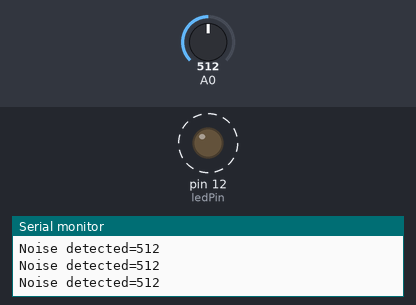
Recording of a sketch running on a simulated Arduino Uno, built with avr-gcc and run on an emulated ATmega328P. Parts: output pins drawn as LEDs (lit = HIGH), the last lines printed to the serial monitor. Dashed ring = blinking. Inputs (shaded band) come from the test bench; at power-on: A0 = 512.

Above: at 1.25 s.
1.3 s: A0 set to 417
4.3 s: A0 set to 393
At 5.3 s:
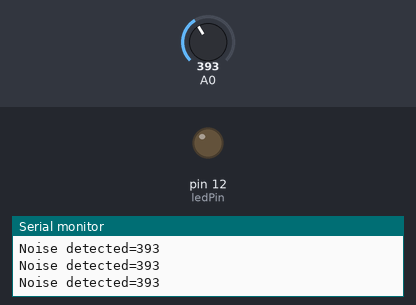
5.8 s: A0 set to 410
At 6.2 s:
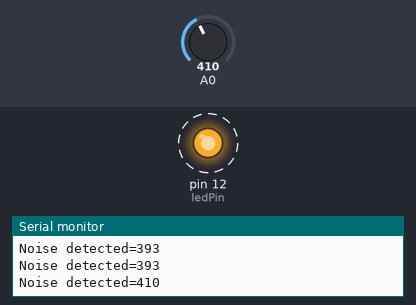
8.8 s: A0 set to 390
At 8.91 s:
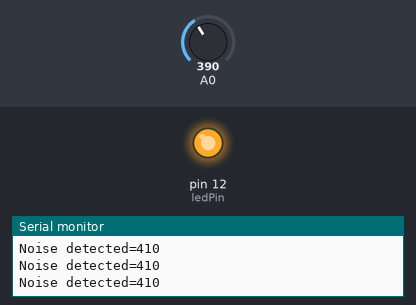
Timing chart, 0 to 11.3 s (numbered marks = the images above; inputs shaded):
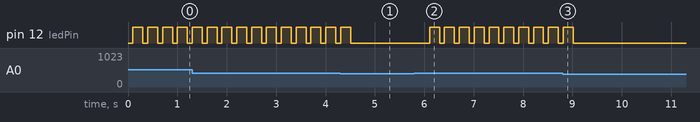

Measured:
- the behaviour switches between 401 and 400 on A0 (found by bisection; images 0 and 1)
- after the input at 4.3 s, pin 12 (ledPin): goes on until 4.5 s, then stays LOW
- after the input at 5.8 s, pin 12 (ledPin): alternates HIGH for 0.20 s and LOW for 0.10 s, starting after 0.31 s
- after the input at 8.8 s, pin 12 (ledPin): goes on until 9.0 s, then stays LOW
- by itself, pin 12 (ledPin): alternates HIGH for 0.20 s and LOW for 0.10 s

The sketch:

SoundSensor.ino
```cpp
//The program below shows how to use the sound sensor to control the led. Connect the Sound sensor to analog port A0 and the LED to port 12.
//The potentiometer is used to regulate the gain of the output signal.
//The larger the potentiometer, the larger the output signal. If the sound of the environment is bigger than the threshold, then the Led will be turned on.

const int ledPin =  12;         // the number of the LED pin
const int thresholdvalue = 400; //The threshold to turn the led on

void setup() {
 pinMode(ledPin, OUTPUT);
 Serial.begin(9600);
}

void loop() {
  int sensorValue = analogRead(A0);   //use A0 to read the electrical signal
  Serial.print("Noise detected=");
  Serial.println(sensorValue);
  delay(100);
  if(sensorValue > thresholdvalue)
  digitalWrite(ledPin,HIGH);//if the value read from A0 is larger than 400,then light the LED
  delay(200);
  digitalWrite(ledPin,LOW);

}
```
